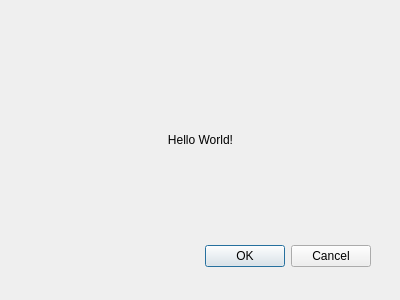
<?xml version="1.0" encoding="UTF-8"?>
<ui version="4.0">
 <class>HelloWorldDialog</class>
 <widget class="QDialog" name="HelloWorldDialog">
  <property name="geometry">
   <rect>
    <x>0</x>
    <y>0</y>
    <width>400</width>
    <height>300</height>
   </rect>
  </property>
  <property name="windowTitle">
   <string>Dialog</string>
  </property>
  <widget class="QDialogButtonBox" name="buttonBox">
   <property name="geometry">
    <rect>
     <x>30</x>
     <y>240</y>
     <width>341</width>
     <height>32</height>
    </rect>
   </property>
   <property name="orientation">
    <enum>Qt::Horizontal</enum>
   </property>
   <property name="standardButtons">
    <set>QDialogButtonBox::Cancel|QDialogButtonBox::Ok</set>
   </property>
  </widget>
  <widget class="QLabel" name="label">
   <property name="geometry">
    <rect>
     <x>90</x>
     <y>130</y>
     <width>221</width>
     <height>20</height>
    </rect>
   </property>
   <property name="text">
    <string>Hello World!</string>
   </property>
   <property name="alignment">
    <set>Qt::AlignCenter</set>
   </property>
  </widget>
 </widget>
 <resources/>
 <connections>
  <connection>
   <sender>buttonBox</sender>
   <signal>accepted()</signal>
   <receiver>HelloWorldDialog</receiver>
   <slot>accept()</slot>
   <hints>
    <hint type="sourcelabel">
     <x>248</x>
     <y>254</y>
    </hint>
    <hint type="destinationlabel">
     <x>157</x>
     <y>274</y>
    </hint>
   </hints>
  </connection>
  <connection>
   <sender>buttonBox</sender>
   <signal>rejected()</signal>
   <receiver>HelloWorldDialog</receiver>
   <slot>reject()</slot>
   <hints>
    <hint type="sourcelabel">
     <x>316</x>
     <y>260</y>
    </hint>
    <hint type="destinationlabel">
     <x>286</x>
     <y>274</y>
    </hint>
   </hints>
  </connection>
 </connections>
</ui>
